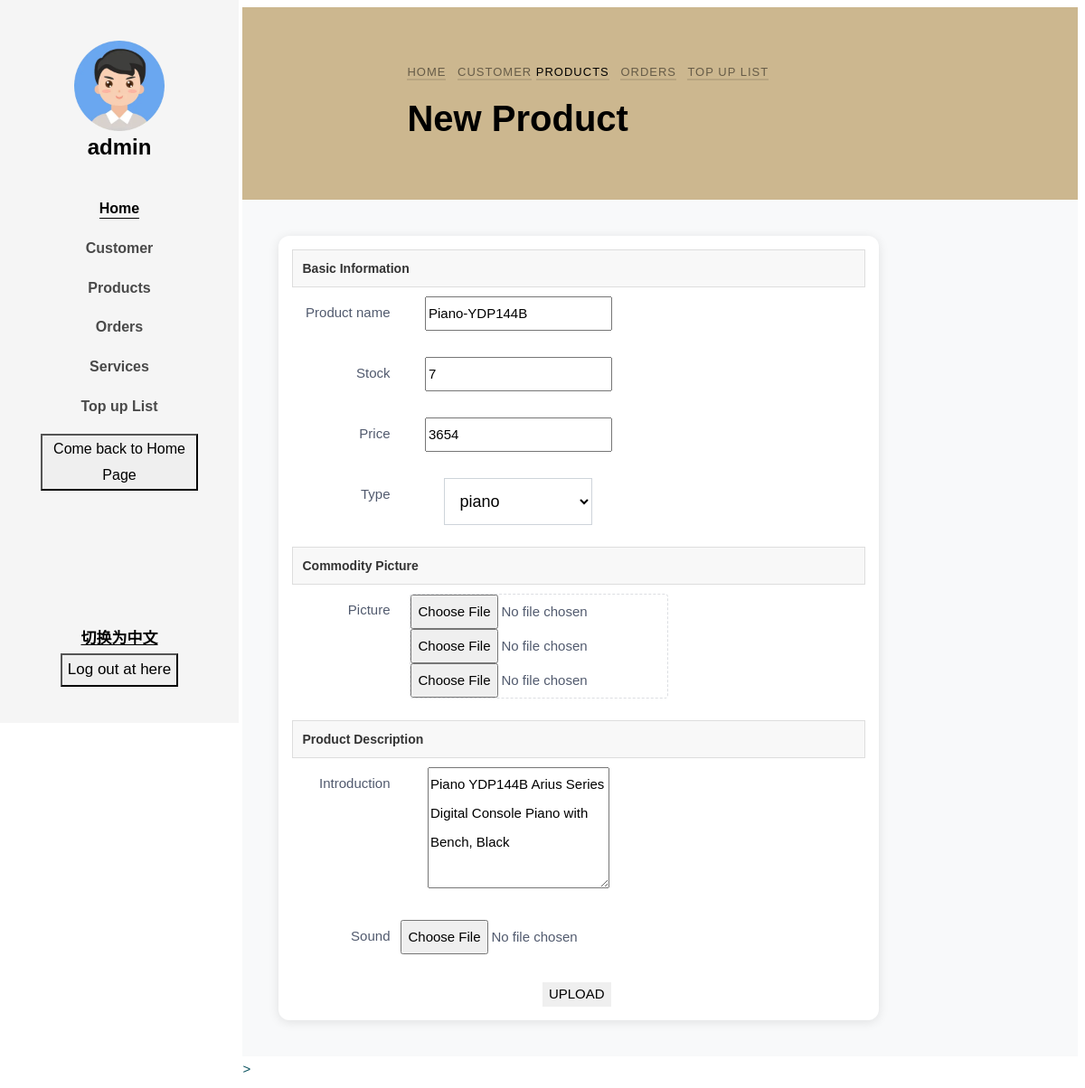
Before: /modify_commodity/1 (signed in) with the older database file.
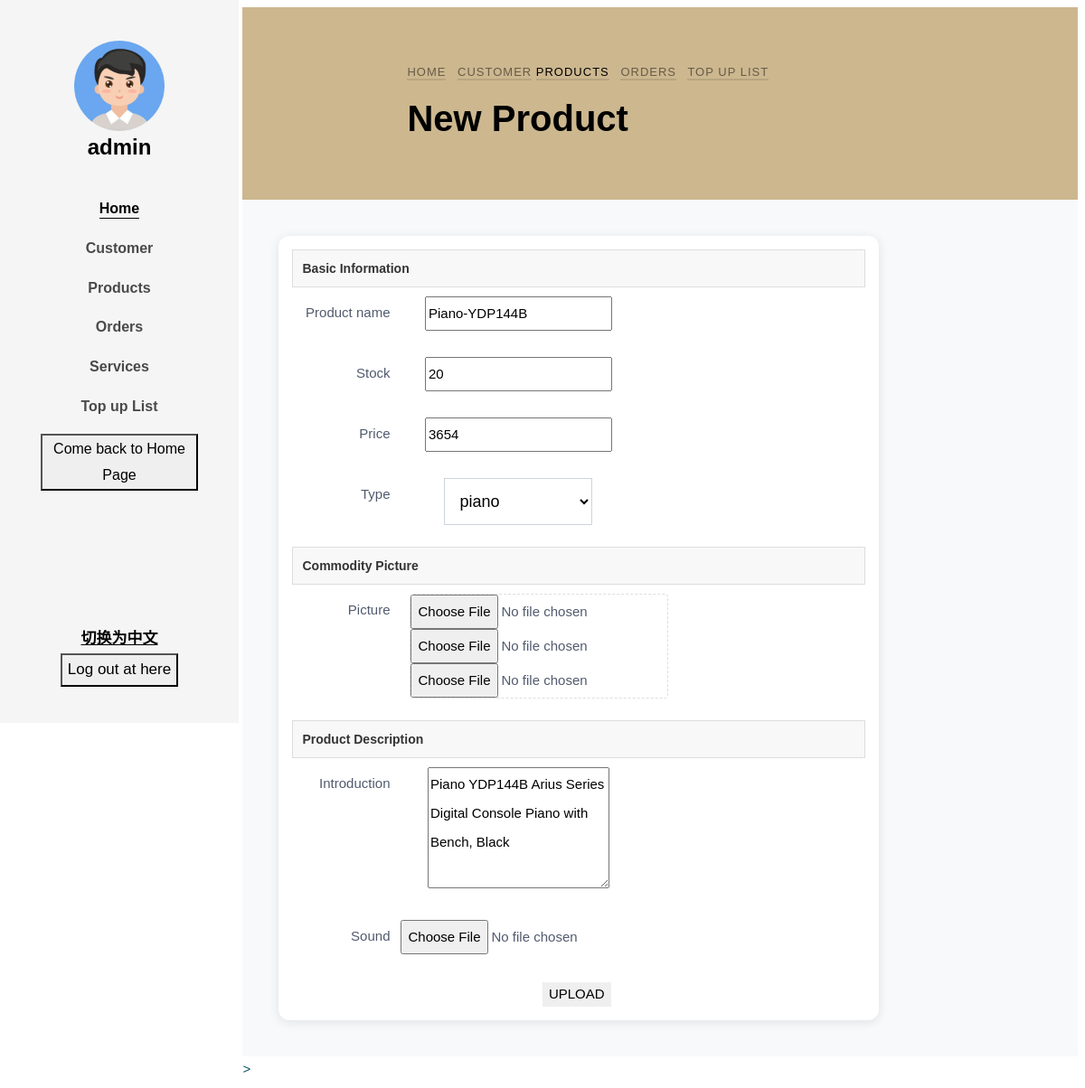
After: the same page with the newer database file.
### app/models.py (models this page shows)
class Commodity(db.Model):
    __tablename__ = "commodity"
    __table_args__ = {'extend_existing': True}
    id = db.Column(db.Integer, primary_key=True, autoincrement=True)
    commodity_name = db.Column(db.String(32), nullable=False)
    release_time = db.Column(db.DateTime, default=datetime.now)
    cargo_quantity = db.Column(db.Integer, nullable=False)
    pic_path1 = db.Column(db.String(64), nullable=True)
    pic_path2 = db.Column(db.String(64), nullable=True)
    pic_path3 = db.Column(db.String(64), nullable=True)
    price = db.Column(db.Integer, nullable=False)
    introduction = db.Column(db.String(64), nullable=True)
    type = db.Column(db.String(32), nullable=False)
    collect_num = db.Column(db.Integer, default=0)
    is_collect = db.Column(db.Boolean, default=False, nullable=False)

### app/routes.py (the view, shortened to what this page needs)
@app.route('/modify_commodity/<int:id>', methods=['GET', 'POST'])
def modify_single(id):
    if islogined() and session['authority'] == 1:
        user = User.query.filter(User.user_name == session.get('USERNAME')).first()
        user_icon = setIcon()
        authority = 1
        commodity = Commodity.query.get(int(id))
        return render_template('newProduct.html', user=user, icon=user_icon, islogin=islogined(), c=commodity,
                               types=all_type,
                               type_value=all_type.values(), authority=authority, )
    return redirect('/home')

### app/functions.py (called while the page is built)
def islogined():
    if session.get('USERNAME'):
        return True
    else:
        return False

### app/routes.py (called while the page is built)
def setIcon():
    if islogined():
        user = User.query.filter(User.user_name == session.get('USERNAME')).first()
        user_icon = user.icon
        if user_icon != None:
            icon = user.icon
            user_icon = url_for('static', filename='uploaded_AVA/' + icon)
        else:
            user_icon = 'NULL'
    else:
        user_icon = 'NULL'
    return user_icon

### app/templates/newProduct.html (shortened to what the changed rows need)
<!DOCTYPE html>
<html lang="en">
<head>
    <link rel="stylesheet" href="../static/css/open-iconic-bootstrap.min.css">
    <link rel="stylesheet" href="../static/css/animate.css">
    <link rel="stylesheet" href="../static/css/owl.carousel.min.css">
    <link rel="stylesheet" href="../static/css/owl.theme.default.min.css">
    <link rel="stylesheet" href="../static/css/magnific-popup.css">
    <link rel="stylesheet" href="../static/css/aos.css">
    <link rel="stylesheet" href="../static/css/ionicons.min.css">
    <link rel="stylesheet" href="../static/css/bootstrap-datepicker.css">
    <link rel="stylesheet" href="../static/css/jquery.timepicker.css">
    <link rel="stylesheet" href="../static/css/flaticon.css">
    <link rel="stylesheet" href="../static/css/icomoon.css">
    <link rel="stylesheet" href="../static/css/style-per.css">
    <link rel="stylesheet" href="../static/css/list.css" type="text/css">
</head>
<body>
<div id="colorlib-page">
    <aside id="colorlib-aside" role="complementary" class="js-fullheight text-center">
        <h1 id="colorlib-logo"><a href="/home">
                <span>
                    {% if icon == "NULL" %}
                        <img src='{{ avatars.default(size='l') }}' alt="" width=100 height=100>
                    {% else %}
                        <img src='{{ icon }}' alt="" width=100 height=100>
                    {% endif %}
                </span><br>{{ user.user_name }}</a>
        </h1>
    </aside>
    <div id="colorlib-main">
        <section class="ftco-section ftco-bread">
            <div class="container">
                <div class="row no-gutters slider-text justify-content-center align-items-center">
                    <div class="col-md-8 ftco-animate">
                        <h1 class="bread i18n">New Product</h1>
                    </div>
                </div>
            </div>
        </section>
        <section class="ftco-section-no-padding bg-light">
            <div class="single-page-con">
                <div class="single-page">
                    <div class="goods-operation">
                            <div class="content-goods-publish">
                                <form action="" method="post" enctype="multipart/form-data" autocomplete="off" class="ivu-form ivu-form-label-right">
                                    <div class="base-info-item">
                                        <div class="form-item-view">
                                            <div class="ivu-form-item ivu-form-item-required">
                                                 <div class="ivu-form-item-content" style="margin-left: 120px;">
                                                     <div class="ivu-input-wrapper ivu-input-wrapper-default ivu-input-type-text" style="width: 260px;">
                                                         <input value="{{ c.commodity_name }}" autocomplete="off" name="product name" spellcheck="false" type="text" placeholder="Please enter..." class="ivu-input ivu-input-default">
                                                     </div>
                                                 </div>
                                             </div>
                                            <div class="ivu-form-item ivu-form-item-required">
                                                 <div class="ivu-form-item-content" style="margin-left: 120px;">
                                                     <div class="ivu-input-wrapper ivu-input-wrapper-default ivu-input-type-text" style="width: 260px;">
                                                         <input value="{{ c.cargo_quantity }}" autocomplete="off" name="quantity" spellcheck="false" type="text" placeholder="Please enter..." class="ivu-input ivu-input-default">
                                                     </div>
                                                 </div>
                                             </div>
                                            <div class="ivu-form-item ivu-form-item-required">
                                                 <div class="ivu-form-item-content" style="margin-left: 120px;">
                                                     <div class="ivu-input-wrapper ivu-input-wrapper-default ivu-input-type-text" style="width: 260px;">
                                                         <input value="{{ c.price }}" autocomplete="off" name="price" spellcheck="false" type="text" placeholder="Please enter..." class="ivu-input ivu-input-default">
                                                     </div>
                                                 </div>
                                             </div>
                                        </div>
                                        <div class="form-item-view">
                                            <div class="ivu-form-item ivu-form-item-required">
                                                <div class="ivu-form-item-content" style="margin-left: 120px;">
                                                    <div class="ivu-input-wrapper ivu-input-wrapper-default ivu-input-type-textarea" style="width: 260px;">
                                                        <textarea wrap="soft" name="introduction" autocomplete="off" spellcheck="false" placeholder="" rows="4" class="ivu-input">{{ c.introduction }}</textarea>
                                                    </div>
                                                </div>
                                            </div>
                                        </div>
                                    </div>
                                </form>
                            </div>
                        </div>
                    </div>
                </div>
        </section>>
    </div>
</div>
</body>
</html>

Changed rows visible on the page:
changed Commodity "Piano-YDP144B": quantity "7" → "20"
